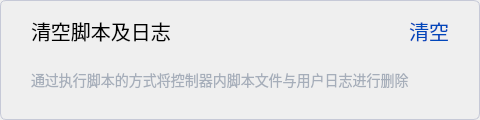
                <widget class="QWidget" name="widgetSystemLaserCab" native="true">
                 <property name="minimumSize">
                  <size>
                   <width>480</width>
                   <height>120</height>
                  </size>
                 </property>
                 <property name="maximumSize">
                  <size>
                   <width>480</width>
                   <height>120</height>
                  </size>
                 </property>
                 <property name="styleSheet">
                  <string notr="true">	border: 1px solid #C6C9D7;
                  border-radius: 6px;</string>
                 </property>
                 <layout class="QGridLayout" name="gridLayout_44">
                  <item row="0" column="1">
                   <widget class="QLabel" name="label_69">
                    <property name="font">
                     <font>
                      <pointsize>-1</pointsize>
                     </font>
                    </property>
                    <property name="styleSheet">
                     <string notr="true">border:none;
          font-size: 20px;</string>
                    </property>
                    <property name="text">
                     <string>清空脚本及日志</string>
                    </property>
                    <property name="alignment">
                     <set>Qt::AlignLeading|Qt::AlignLeft|Qt::AlignVCenter</set>
                    </property>
                   </widget>
                  </item>
                  <item row="0" column="0">
                   <spacer name="horizontalSpacer_61">
                    <property name="orientation">
                     <enum>Qt::Horizontal</enum>
                    </property>
                    <property name="sizeType">
                     <enum>QSizePolicy::Fixed</enum>
                    </property>
                    <property name="sizeHint" stdset="0">
                     <size>
                      <width>20</width>
                      <height>20</height>
                     </size>
                    </property>
                   </spacer>
                  </item>
                  <item row="0" column="5">
                   <spacer name="horizontalSpacer_80">
                    <property name="orientation">
                     <enum>Qt::Horizontal</enum>
                    </property>
                    <property name="sizeType">
                     <enum>QSizePolicy::Fixed</enum>
                    </property>
                    <property name="sizeHint" stdset="0">
                     <size>
                      <width>20</width>
                      <height>20</height>
                     </size>
                    </property>
                   </spacer>
                  </item>
                  <item row="0" column="4">
                   <widget class="QPushButton" name="btnSystemLaserCab">
                    <property name="font">
                     <font>
                      <pointsize>-1</pointsize>
                     </font>
                    </property>
                    <property name="cursor">
                     <cursorShape>PointingHandCursor</cursorShape>
                    </property>
                    <property name="styleSheet">
                     <string notr="true">border:none;
          color: rgba(0,71,187,1);
          text-align:right;
          font-size: 20px;</string>
                    </property>
                    <property name="text">
                     <string>清空</string>
                    </property>
                   </widget>
                  </item>
                  <item row="0" column="3">
                   <spacer name="horizontalSpacer_81">
                    <property name="orientation">
                     <enum>Qt::Horizontal</enum>
                    </property>
                    <property name="sizeHint" stdset="0">
                     <size>
                      <width>40</width>
                      <height>20</height>
                     </size>
                    </property>
                   </spacer>
                  </item>
                  <item row="1" column="1" colspan="4">
                   <widget class="QLabel" name="label_70">
                    <property name="maximumSize">
                     <size>
                      <width>16777215</width>
                      <height>46</height>
                     </size>
                    </property>
                    <property name="styleSheet">
                     <string notr="true">border:none;
          color:#A6AEBA;
          font-size: 14px;</string>
                    </property>
                    <property name="text">
                     <string>&lt;html&gt;&lt;head/&gt;&lt;body&gt;&lt;p&gt;通过执行脚本的方式将控制器内脚本文件与用户日志进行删除&lt;/p&gt;&lt;/body&gt;&lt;/html&gt;</string>
                    </property>
                    <property name="scaledContents">
                     <bool>true</bool>
                    </property>
                    <property name="wordWrap">
                     <bool>true</bool>
                    </property>
                   </widget>
                  </item>
                 </layout>
                </widget>
